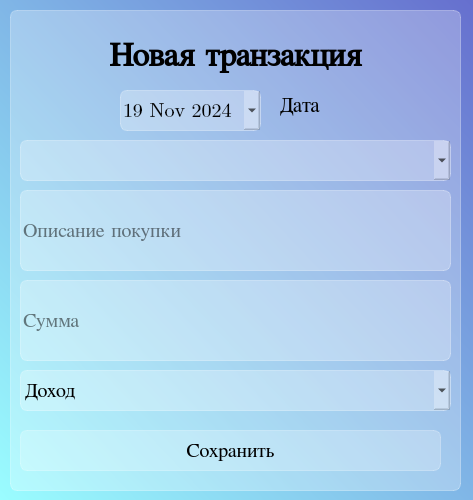
<?xml version="1.0" encoding="UTF-8"?>
<ui version="4.0">
 <class>Dialog</class>
 <widget class="QDialog" name="Dialog">
  <property name="geometry">
   <rect>
    <x>0</x>
    <y>0</y>
    <width>473</width>
    <height>500</height>
   </rect>
  </property>
  <property name="windowTitle">
   <string>Dialog</string>
  </property>
  <property name="styleSheet">
   <string notr="true">background-color: qlineargradient(spread:pad, x1:0, y1:1, x2:1, y2:0, stop:0 rgba(154, 253, 255, 255), stop:1 rgba(102, 111, 206, 255));
font-family: Cambria Math</string>
  </property>
  <widget class="QFrame" name="frame">
   <property name="geometry">
    <rect>
     <x>10</x>
     <y>10</y>
     <width>451</width>
     <height>481</height>
    </rect>
   </property>
   <property name="styleSheet">
    <string notr="true">background-color: rgba(255, 255, 255, 70);
border: 1px solid rgba(255, 255, 255, 80);
border-radius: 7px</string>
   </property>
   <property name="frameShape">
    <enum>QFrame::Shape::StyledPanel</enum>
   </property>
   <property name="frameShadow">
    <enum>QFrame::Shadow::Raised</enum>
   </property>
   <widget class="QLabel" name="new_transaction">
    <property name="geometry">
     <rect>
      <x>0</x>
      <y>10</y>
      <width>451</width>
      <height>71</height>
     </rect>
    </property>
    <property name="layoutDirection">
     <enum>Qt::LayoutDirection::LeftToRight</enum>
    </property>
    <property name="styleSheet">
     <string notr="true">font-weight: bold;
font-size: 25pt;
background-color: none;
border: none;</string>
    </property>
    <property name="text">
     <string>Новая транзакция</string>
    </property>
    <property name="alignment">
     <set>Qt::AlignmentFlag::AlignCenter</set>
    </property>
   </widget>
   <widget class="QDateEdit" name="date_choosing">
    <property name="geometry">
     <rect>
      <x>110</x>
      <y>80</y>
      <width>141</width>
      <height>41</height>
     </rect>
    </property>
    <property name="font">
     <font>
      <family>Cambria Math</family>
      <pointsize>15</pointsize>
     </font>
    </property>
    <property name="styleSheet">
     <string notr="true">QDateTimeEdit::calendarPopup {
background-color: #00ff00;
color: #ff00ff;
}

QCalendarWidget QAbstractItemView:enabled {
font-size: 15pt;
color: rgb(51, 51, 51);
background-color: white;
selection-background-color: rgb(129, 162, 199);
selection-color:rgba(230, 230, 230) ;
}</string>
    </property>
    <property name="dateTime">
     <datetime>
      <hour>3</hour>
      <minute>0</minute>
      <second>0</second>
      <year>2024</year>
      <month>11</month>
      <day>19</day>
     </datetime>
    </property>
    <property name="calendarPopup">
     <bool>true</bool>
    </property>
    <property name="date">
     <date>
      <year>2024</year>
      <month>11</month>
      <day>19</day>
     </date>
    </property>
   </widget>
   <widget class="QLineEdit" name="description_edit">
    <property name="geometry">
     <rect>
      <x>10</x>
      <y>180</y>
      <width>431</width>
      <height>81</height>
     </rect>
    </property>
    <property name="focusPolicy">
     <enum>Qt::FocusPolicy::StrongFocus</enum>
    </property>
    <property name="toolTipDuration">
     <number>-1</number>
    </property>
    <property name="accessibleDescription">
     <string/>
    </property>
    <property name="autoFillBackground">
     <bool>false</bool>
    </property>
    <property name="styleSheet">
     <string notr="true">font-size: 15pt</string>
    </property>
    <property name="placeholderText">
     <string>Описание покупки</string>
    </property>
   </widget>
   <widget class="QLineEdit" name="sum_edit">
    <property name="geometry">
     <rect>
      <x>10</x>
      <y>270</y>
      <width>431</width>
      <height>81</height>
     </rect>
    </property>
    <property name="styleSheet">
     <string notr="true">font-size: 15pt</string>
    </property>
    <property name="placeholderText">
     <string>Сумма</string>
    </property>
   </widget>
   <widget class="QComboBox" name="increase_decrease">
    <property name="geometry">
     <rect>
      <x>10</x>
      <y>360</y>
      <width>431</width>
      <height>41</height>
     </rect>
    </property>
    <property name="styleSheet">
     <string notr="true">font-size: 15pt</string>
    </property>
    <item>
     <property name="text">
      <string>Доход</string>
     </property>
    </item>
    <item>
     <property name="text">
      <string>Расход</string>
     </property>
    </item>
   </widget>
   <widget class="QLabel" name="date_label">
    <property name="geometry">
     <rect>
      <x>270</x>
      <y>80</y>
      <width>121</width>
      <height>31</height>
     </rect>
    </property>
    <property name="styleSheet">
     <string notr="true">background-color: none;
border: none;
font-size: 16pt</string>
    </property>
    <property name="text">
     <string>Дата</string>
    </property>
   </widget>
   <widget class="QPushButton" name="pushButton">
    <property name="geometry">
     <rect>
      <x>10</x>
      <y>420</y>
      <width>421</width>
      <height>41</height>
     </rect>
    </property>
    <property name="styleSheet">
     <string notr="true">QPushButton {
background-color: rgba(255, 255, 255, 60);
border: 1px solid rgba(255, 255, 255, 70);
border-radius: 7px;
width: 230px;
height: 50px;
font-size: 15pt;
}

QPushButton:hover {
background-color: rgba(255, 255, 255, 70);
}

QPushButton:pressed {
background-color: rgba(255, 255, 255, 100);
}</string>
    </property>
    <property name="text">
     <string>Сохранить</string>
    </property>
    <property name="icon">
     <iconset resource="res_rc.qrc">
      <normaloff>:/icons/icons/Add.svg</normaloff>:/icons/icons/Add.svg</iconset>
    </property>
    <property name="iconSize">
     <size>
      <width>24</width>
      <height>24</height>
     </size>
    </property>
   </widget>
   <widget class="QComboBox" name="choosing_category">
    <property name="geometry">
     <rect>
      <x>10</x>
      <y>130</y>
      <width>431</width>
      <height>41</height>
     </rect>
    </property>
    <property name="styleSheet">
     <string notr="true">font-size: 15pt</string>
    </property>
    <property name="currentText">
     <string/>
    </property>
    <property name="placeholderText">
     <string>Название категории</string>
    </property>
    <item>
     <property name="text">
      <string>Другое</string>
     </property>
    </item>
    <item>
     <property name="text">
      <string>Продукты</string>
     </property>
    </item>
    <item>
     <property name="text">
      <string>Развлечения</string>
     </property>
    </item>
    <item>
     <property name="text">
      <string>Аптеки</string>
     </property>
    </item>
    <item>
     <property name="text">
      <string>Зарплата</string>
     </property>
    </item>
   </widget>
  </widget>
 </widget>
 <resources>
  <include location="res_rc.qrc"/>
 </resources>
 <connections/>
</ui>
